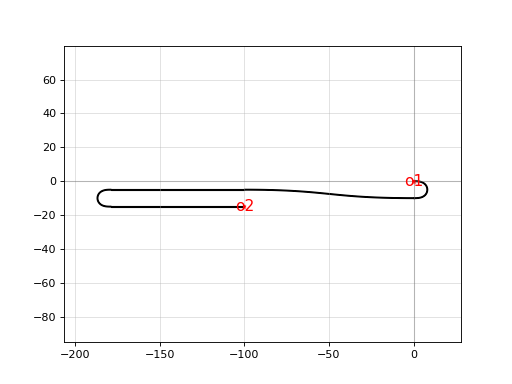

This figure's Python source:
import gdsfactory as gf

c = gf.components.delay_snake_sbend(length=100.0, length1=0.0, length4=0.0, radius=5.0, waveguide_spacing=5.0, bend='bend_euler', sbend='bend_s', sbend_xsize=100.0, cross_section='strip')
c.plot()
